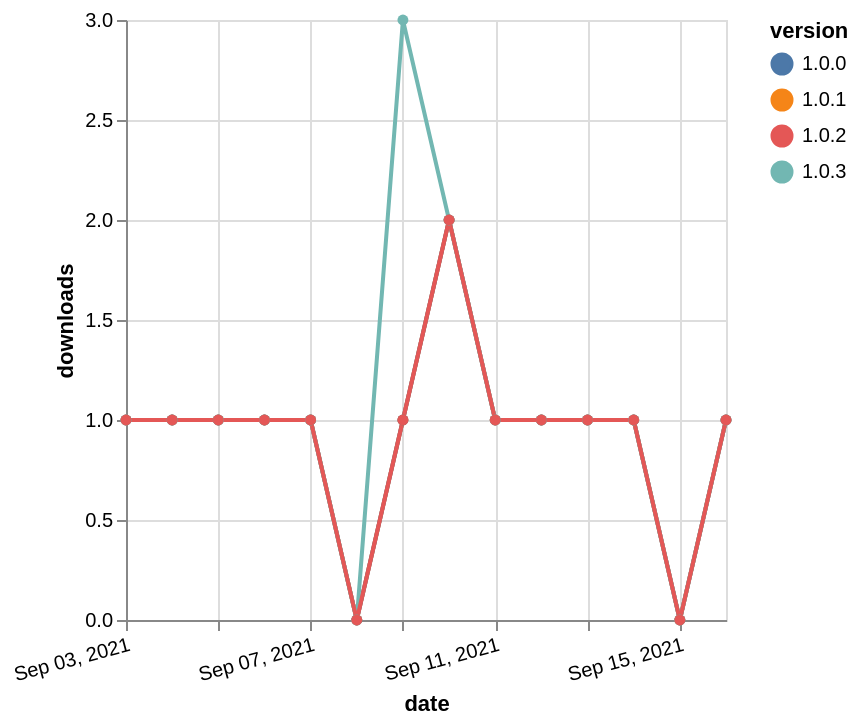

Vega-Lite specification stored for this chart:
### Vega-Lite specification from a JSON file in a GitHub repository (floating-point values rounded to 4 significant figures)
{"$schema": "https://vega.github.io/schema/vega-lite/v5.json", "description": "A simple bar chart with embedded data.", "data": {"values": [{"date": "2021-09-03", "total": 136, "delta": 1, "version": "1.0.1"}, {"date": "2021-09-04", "total": 137, "delta": 1, "version": "1.0.1"}, {"date": "2021-09-05", "total": 138, "delta": 1, "version": "1.0.1"}, {"date": "2021-09-06", "total": 139, "delta": 1, "version": "1.0.1"}, {"date": "2021-09-07", "total": 140, "delta": 1, "version": "1.0.1"}, {"date": "2021-09-08", "total": 140, "delta": 0, "version": "1.0.1"}, {"date": "2021-09-09", "total": 141, "delta": 1, "version": "1.0.1"}, {"date": "2021-09-10", "total": 143, "delta": 2, "version": "1.0.1"}, {"date": "2021-09-11", "total": 144, "delta": 1, "version": "1.0.1"}, {"date": "2021-09-12", "total": 145, "delta": 1, "version": "1.0.1"}, {"date": "2021-09-13", "total": 146, "delta": 1, "version": "1.0.1"}, {"date": "2021-09-14", "total": 147, "delta": 1, "version": "1.0.1"}, {"date": "2021-09-15", "total": 147, "delta": 0, "version": "1.0.1"}, {"date": "2021-09-16", "total": 148, "delta": 1, "version": "1.0.1"}, {"date": "2021-09-03", "total": 135, "delta": 1, "version": "1.0.0"}, {"date": "2021-09-04", "total": 136, "delta": 1, "version": "1.0.0"}, {"date": "2021-09-05", "total": 137, "delta": 1, "version": "1.0.0"}, {"date": "2021-09-06", "total": 138, "delta": 1, "version": "1.0.0"}, {"date": "2021-09-07", "total": 139, "delta": 1, "version": "1.0.0"}, {"date": "2021-09-08", "total": 139, "delta": 0, "version": "1.0.0"}, {"date": "2021-09-09", "total": 140, "delta": 1, "version": "1.0.0"}, {"date": "2021-09-10", "total": 142, "delta": 2, "version": "1.0.0"}, {"date": "2021-09-11", "total": 143, "delta": 1, "version": "1.0.0"}, {"date": "2021-09-12", "total": 144, "delta": 1, "version": "1.0.0"}, {"date": "2021-09-13", "total": 145, "delta": 1, "version": "1.0.0"}, {"date": "2021-09-14", "total": 146, "delta": 1, "version": "1.0.0"}, {"date": "2021-09-15", "total": 146, "delta": 0, "version": "1.0.0"}, {"date": "2021-09-16", "total": 147, "delta": 1, "version": "1.0.0"}, {"date": "2021-09-03", "total": 173, "delta": 1, "version": "1.0.3"}, {"date": "2021-09-04", "total": 174, "delta": 1, "version": "1.0.3"}, {"date": "2021-09-05", "total": 175, "delta": 1, "version": "1.0.3"}, {"date": "2021-09-06", "total": 176, "delta": 1, "version": "1.0.3"}, {"date": "2021-09-07", "total": 177, "delta": 1, "version": "1.0.3"}, {"date": "2021-09-08", "total": 177, "delta": 0, "version": "1.0.3"}, {"date": "2021-09-09", "total": 180, "delta": 3, "version": "1.0.3"}, {"date": "2021-09-10", "total": 182, "delta": 2, "version": "1.0.3"}, {"date": "2021-09-11", "total": 183, "delta": 1, "version": "1.0.3"}, {"date": "2021-09-12", "total": 184, "delta": 1, "version": "1.0.3"}, {"date": "2021-09-13", "total": 185, "delta": 1, "version": "1.0.3"}, {"date": "2021-09-14", "total": 186, "delta": 1, "version": "1.0.3"}, {"date": "2021-09-15", "total": 186, "delta": 0, "version": "1.0.3"}, {"date": "2021-09-16", "total": 187, "delta": 1, "version": "1.0.3"}, {"date": "2021-09-03", "total": 135, "delta": 1, "version": "1.0.2"}, {"date": "2021-09-04", "total": 136, "delta": 1, "version": "1.0.2"}, {"date": "2021-09-05", "total": 137, "delta": 1, "version": "1.0.2"}, {"date": "2021-09-06", "total": 138, "delta": 1, "version": "1.0.2"}, {"date": "2021-09-07", "total": 139, "delta": 1, "version": "1.0.2"}, {"date": "2021-09-08", "total": 139, "delta": 0, "version": "1.0.2"}, {"date": "2021-09-09", "total": 140, "delta": 1, "version": "1.0.2"}, {"date": "2021-09-10", "total": 142, "delta": 2, "version": "1.0.2"}, {"date": "2021-09-11", "total": 143, "delta": 1, "version": "1.0.2"}, {"date": "2021-09-12", "total": 144, "delta": 1, "version": "1.0.2"}, {"date": "2021-09-13", "total": 145, "delta": 1, "version": "1.0.2"}, {"date": "2021-09-14", "total": 146, "delta": 1, "version": "1.0.2"}, {"date": "2021-09-15", "total": 146, "delta": 0, "version": "1.0.2"}, {"date": "2021-09-16", "total": 147, "delta": 1, "version": "1.0.2"}]}, "width": "container", "mark": {"type": "line", "point": {"filled": true}}, "encoding": {"x": {"field": "date", "type": "temporal", "timeUnit": "yearmonthdate", "title": "date", "axis": {"labelAngle": -15}}, "y": {"field": "delta", "type": "quantitative", "title": "downloads"}, "color": {"field": "version", "type": "nominal"}, "tooltip": {"field": "delta"}}}
